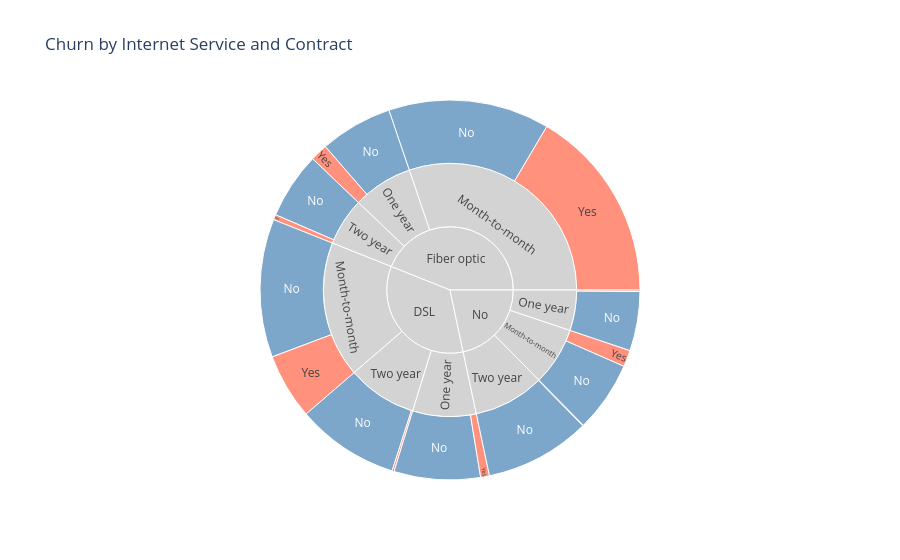

Notebook source saved alongside this figure:
### Code cell
fig = px.sunburst(df,
                  path=['InternetService', 'Contract', 'Churn'],
                  title='Churn by Internet Service and Contract',
                  color='Churn',
                  color_discrete_map={'Yes':'tomato',
                                      'No':'steelblue',
                                      '(?)':'lightgrey'})

fig.show()

### Figure 1 — Plotly figure (JSON) as saved in the notebook; plotly's stock layout.template omitted (floating-point values rounded to 4 significant figures)
{"data": [{"branchvalues": "total", "customdata": [["(?)"], ["(?)"], ["(?)"], ["(?)"], ["(?)"], ["(?)"], ["(?)"], ["(?)"], ["(?)"], ["(?)"], ["(?)"], ["(?)"], ["No"], ["No"], ["No"], ["No"], ["No"], ["No"], ["No"], ["No"], ["No"], ["Yes"], ["Yes"], ["Yes"], ["Yes"], ["Yes"], ["Yes"], ["Yes"], ["Yes"], ["Yes"]], "domain": {"x": [0, 1], "y": [0, 1]}, "hovertemplate": "labels=%{label}<br>count=%{value}<br>parent=%{parent}<br>id=%{id}<br>Churn=%{customdata[0]}<extra></extra>", "ids": ["No", "DSL", "DSL/Two year", "No/Month-to-month", "No/One year", "Fiber optic/Two year", "Fiber optic/One year", "No/Two year", "Fiber optic/Month-to-month", "DSL/One year", "DSL/Month-to-month", "Fiber optic", "DSL/Month-to-month/No", "Fiber optic/Two year/No", "No/Month-to-month/No", "DSL/One year/No", "DSL/Two year/No", "Fiber optic/Month-to-month/No", "No/One year/No", "No/Two year/No", "Fiber optic/One year/No", "DSL/Month-to-month/Yes", "Fiber optic/Month-to-month/Yes", "Fiber optic/One year/Yes", "No/Month-to-month/Yes", "DSL/Two year/Yes", "No/One year/Yes", "DSL/One year/Yes", "Fiber optic/Two year/Yes", "No/Two year/Yes"], "labels": ["No", "DSL", "Two year", "Month-to-month", "One year", "Two year", "One year", "Two year", "Month-to-month", "One year", "Month-to-month", "Fiber optic", "No", "No", "No", "No", "No", "No", "No", "No", "No", "Yes", "Yes", "Yes", "Yes", "Yes", "Yes", "Yes", "Yes", "Yes"], "marker": {"colors": ["lightgrey", "lightgrey", "lightgrey", "lightgrey", "lightgrey", "lightgrey", "lightgrey", "lightgrey", "lightgrey", "lightgrey", "lightgrey", "lightgrey", "steelblue", "steelblue", "steelblue", "steelblue", "steelblue", "steelblue", "steelblue", "steelblue", "steelblue", "tomato", "tomato", "tomato", "tomato", "tomato", "tomato", "tomato", "tomato", "tomato"]}, "name": "", "parents": ["", "", "DSL", "No", "No", "Fiber optic", "Fiber optic", "No", "Fiber optic", "DSL", "DSL", "", "DSL/Month-to-month", "Fiber optic/Two year", "No/Month-to-month", "DSL/One year", "DSL/Two year", "Fiber optic/Month-to-month", "No/One year", "No/Two year", "Fiber optic/One year", "DSL/Month-to-month", "Fiber optic/Month-to-month", "Fiber optic/One year", "No/Month-to-month", "DSL/Two year", "No/One year", "DSL/One year", "Fiber optic/Two year", "No/Two year"], "type": "sunburst", "values": [1526, 2421, 628, 524, 364, 429, 539, 638, 2128, 570, 1223, 3096, 829, 398, 425, 517, 616, 966, 355, 633, 435, 394, 1162, 104, 99, 12, 9, 53, 31, 5]}], "layout": {"legend": {"tracegroupgap": 0}, "title": {"text": "Churn by Internet Service and Contract"}}}
